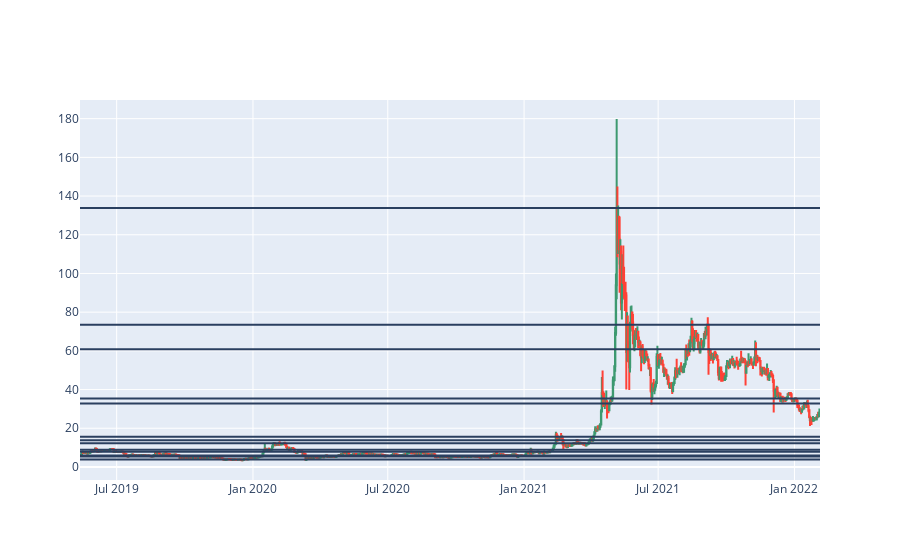

Write notebook code for a chart like this one.
### Code cell
plot_all(df)

### Figure 1 — Plotly figure (JSON) as saved in the notebook; plotly's stock layout.template omitted (floating-point values rounded to 4 significant figures; data arrays with more than 128 entries replaced by an {"elided": "..."} marker saying what was removed)
{"data": [{"close": {"elided": "999 float values"}, "high": {"elided": "999 float values"}, "low": {"elided": "999 float values"}, "open": {"elided": "999 float values"}, "type": "candlestick", "x": {"elided": "999 str values"}}], "layout": {"shapes": [{"type": "line", "x0": 0, "x1": 1, "xref": "x domain", "y0": 3.898, "y1": 3.898, "yref": "y"}, {"type": "line", "x0": 0, "x1": 1, "xref": "x domain", "y0": 12.21, "y1": 12.21, "yref": "y"}, {"type": "line", "x0": 0, "x1": 1, "xref": "x domain", "y0": 5.36, "y1": 5.36, "yref": "y"}, {"type": "line", "x0": 0, "x1": 1, "xref": "x domain", "y0": 5.919, "y1": 5.919, "yref": "y"}, {"type": "line", "x0": 0, "x1": 1, "xref": "x domain", "y0": 8.835, "y1": 8.835, "yref": "y"}, {"type": "line", "x0": 0, "x1": 1, "xref": "x domain", "y0": 7.9, "y1": 7.9, "yref": "y"}, {"type": "line", "x0": 0, "x1": 1, "xref": "x domain", "y0": 15.67, "y1": 15.67, "yref": "y"}, {"type": "line", "x0": 0, "x1": 1, "xref": "x domain", "y0": 13.77, "y1": 13.77, "yref": "y"}, {"type": "line", "x0": 0, "x1": 1, "xref": "x domain", "y0": 133.9, "y1": 133.9, "yref": "y"}, {"type": "line", "x0": 0, "x1": 1, "xref": "x domain", "y0": 73.54, "y1": 73.54, "yref": "y"}, {"type": "line", "x0": 0, "x1": 1, "xref": "x domain", "y0": 60.85, "y1": 60.85, "yref": "y"}, {"type": "line", "x0": 0, "x1": 1, "xref": "x domain", "y0": 35.41, "y1": 35.41, "yref": "y"}, {"type": "line", "x0": 0, "x1": 1, "xref": "x domain", "y0": 32.84, "y1": 32.84, "yref": "y"}], "xaxis": {"rangeslider": {"visible": false}}}}
